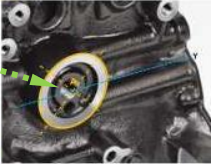
#> input picture fotoEjemplo.png, 213 x 164 px
$ python main.py
#> lines starting #> are read from the running program, lines starting #| are printed output that depends on the picture; after the words box and inside, x2 and y2 are one past the last pixel; in counts of white or black regions, pixels touching at a corner belong together
import cv2
import numpy as np
'Librerias para utilizar la transformada y manejo de arrays'

imagen = cv2.imread('fotoEjemplo.png')
#> imagen is the input picture: shape (164, 213, 3); mean B, G, R 92, 95, 97.7
'Cargo la imagen'
imagenEscalaGris = cv2.cvtColor(imagen,cv2.COLOR_BGR2GRAY)
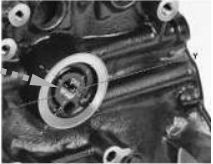
#> imagenEscalaGris: shape (164, 213); min 3, max 255, mean 95.4

'transformo la imagen a escala de grises o binario'

puntos = cv2.Canny(imagenEscalaGris,50,150,apertureSize=3)
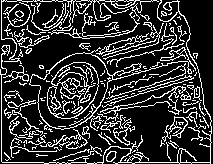
#> puntos: shape (164, 213); 20.5% white in thin lines or dots

'La función encuentra bordes en la imagen de entrada y los marca en los bordes del mapa de salida usando el algoritmo Canny. El valor más pequeño entre umbral1 y umbral2 se utiliza para la vinculación de bordes. El valor más grande se usa para encontrar segmentos iniciales de bordes fuertes.'

lineasDetectadas = cv2.HoughLines(puntos,1,np.pi/180,90)
#> lineasDetectadas = [[162, 1.57], [1, 0], [1, 1.57], [108, 1.29], [8, 2.36], [120, 0.785], [16, 2.36]]

'Esta funcion encuentra lineas en una imagen binaria usando la transofmrada standard de Hough, recibe la imagen binaria, el rho, el theta y el tamaño maximo del acumulador. cv2.HoughLines(image,rho,theta,threshhold)'

for line in lineasDetectadas:
   rho,theta=line[0]
   a=np.cos(theta)
   b=np.sin(theta)
   x0=a*rho
   y0=b*rho
   'x1 guarda el valor redondeado de r*cos(theta)-1000* sin(theta)'
   x1 = int(x0+1000*(-b))
   'y1 guarda el valor redondeado de r*sin(theta)-1000* cos(theta)'
   y1 = int(y0+1000*(a))
   'x2 guarda el valor redondeado de r*cos(theta)-1000* sin(theta)'
   x2 = int(x0-1000*(-b))
   'y2 guarda el valor redondeado de r*sin(theta)-1000* cos(theta)'
   y2 = int(y0-1000*(a))
   cv2.line(imagen,(x1,y1),(x2,y2),(255,0,255),2)
#> this loop made 7 passes
#> (rho, theta, a, b, x0, y0, x1, y1) on passes 1, 2, 4, 5, 6, 7: (162, 1.57, -4.37e-08, 1, -7.08e-06, 162, -1000, 161), (1, 0, 1, 0, 1, 0, 1, 1000), (108, 1.29, 0.276, 0.961, 29.77, 103.8, -931, 379), (8, 2.36, -0.707, 0.707, -5.66, 5.66, -712, -701), (120, 0.785, 0.707, 0.707, 84.85, 84.85, -622, 791), (16, 2.36, -0.707, 0.707, -11.31, 11.31, -718, -695)
#> (rho, theta, b, x0, y0, x1, y1, x2) on pass 3: (1, 1.57, 1, -4.37e-08, 1, -1000, 0, 999)
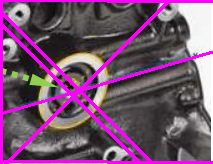
#> imagen: shape (164, 213, 3); 12.7% of pixels changed, all inside (x1, y1, x2, y2) = (0, 0, 213, 164)

'Dibuja las lineas sobre la imagen binaria'

cv2.imshow("Lineas", imagen)
'Muesrtro la imagen por pantalla'
cv2.waitKey(0)
'Pulsar para salir'
